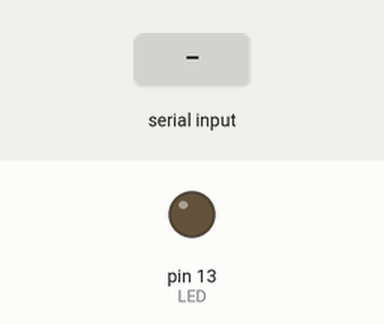
Recording of a sketch running on a simulated Arduino Uno, built with avr-gcc and run on an emulated ATmega328P. Shown: output pins drawn as LEDs (lit = HIGH). The test bench sets the inputs (shaded band).

Above: at 1.2 s.
1.3 s: "1" received over Serial
At 2.4 s:
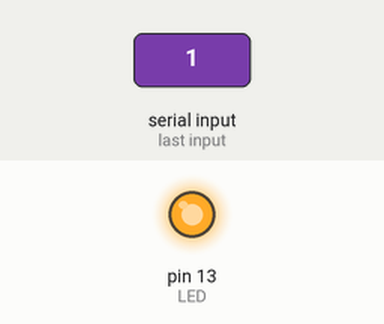
2.8 s: "0" received over Serial
At 3.6 s:
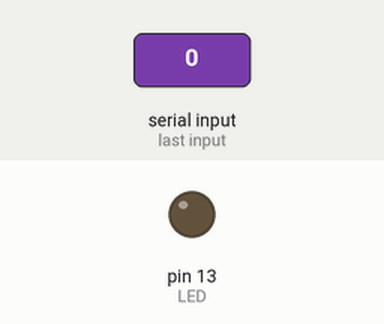
Timing chart, 0 to 5.8 s (numbered marks = the images above; inputs shaded):
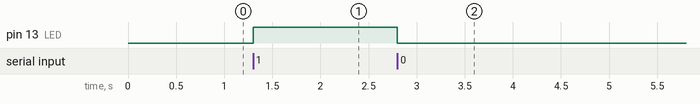

Measured:
- after the input at 1.3 s, pin 13 (LED): LOW → HIGH at once
- after the input at 2.8 s, pin 13 (LED): HIGH → LOW at once

The sketch:

test2.ino
```cpp
char INBYTE;
int  LED = 13; // LED on pin 13

void setup() {
  Serial.begin(9600);
  pinMode(LED, OUTPUT);
}

void loop() {
  //Serial.println("Press 1 to turn Arduino pin 13 LED ON or 0 to turn it OFF:");
  while (!Serial.available());   // stay here so long as COM port is empty
  INBYTE = Serial.read();        // read next available byte
  if( INBYTE == '0' ) digitalWrite(LED, LOW);  // if it's a 0 (zero) tun LED off
  if( INBYTE == '1' ) digitalWrite(LED, HIGH); // if it's a 1 (one) turn LED on
  delay(50);
}
```
